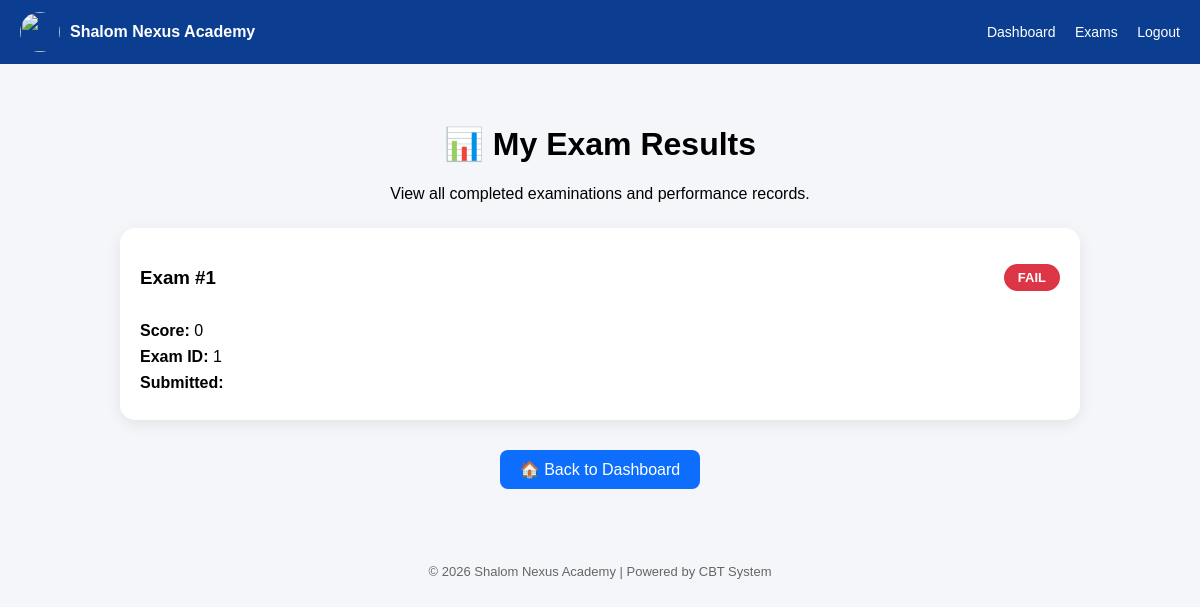
The page /results (signed in) on the database its author committed.
### models.py (models this page shows)
class ExamSession(db.Model):
    id = db.Column(db.Integer, primary_key=True)
    user_id = db.Column(db.Integer, db.ForeignKey('user.id'))
    exam_id = db.Column(db.Integer, db.ForeignKey('exam.id'))
    start_time = db.Column(db.DateTime, default=datetime.utcnow)
    submitted = db.Column(db.Boolean, default=False)
    score = db.Column(db.Integer, default=0)
    session_token = db.Column(db.String(120), unique=True)
    last_activity = db.Column(db.DateTime, default=datetime.utcnow)

### app.py (the view)
@app.route("/results")
@login_required
def results():
    student_results = (
        ExamSession.query
        .filter_by(
            user_id=current_user.id,
            submitted=True
        )
        .order_by(ExamSession.id.desc())
        .all()
    )
    return render_template(
        "results.html",
        results=student_results
    )

### app.py (called while the page is built)
@login_manager.user_loader
def load_user(user_id):
    return User.query.get(int(user_id))

@app.before_request
def anti_cheat_guard():
    if current_user.is_authenticated:
        blocked_routes = []
        if request.endpoint in blocked_routes:
            return redirect(url_for("dashboard"))

### templates/results.html (shortened to what this page needs)
{% extends "base.html" %}
{% block content %}
<div class="results-container">
    <div class="results-header">
        <h1>📊 My Exam Results</h1>
        <p>View all completed examinations and performance records.</p>
    </div>
    {% if results %}
        <div class="results-grid">
            {% for result in results %}
            <div class="result-card">
                <div class="card-top">
                    <h3>Exam #{{ result.exam_id }}</h3>
                    {% if result.score >= 50 %}
                        <span class="badge pass">PASS</span>
                    {% else %}
                        <span class="badge fail">FAIL</span>
                    {% endif %}
                </div>
                <div class="result-body">
                    <p>
                        <strong>Score:</strong>
                        {{ result.score }}
                    </p>
                    <p>
                        <strong>Exam ID:</strong>
                        {{ result.exam_id }}
                    </p>
                    <p>
                        <strong>Submitted:</strong>
                    </p>
                </div>
            </div>
            {% endfor %}
        </div>
    {% endif %}
    <div style="margin-top:30px;text-align:center;">
        <a href="{{ url_for('dashboard') }}" class="btn">
            🏠 Back to Dashboard
        </a>
    </div>
</div>
{% endblock %}

### templates/base.html (style rules this page uses)
body { margin: 0; font-family: Arial, sans-serif; background: #f4f6f9; }
button, .btn { background: #0b3d91; color: white; padding: 10px 15px; border: none; border-radius: 6px; cursor: pointer; text-decoration: none; display: inline-block; }

### templates/results.html (style rules this page uses)
.results-container { max-width:1100px; margin:auto; padding:20px; }
.results-header { text-align:center; margin-bottom:25px; }
.results-grid { display:grid; grid-template-columns:repeat(auto-fit,minmax(300px,1fr)); gap:20px; }
.result-card { background:#fff; border-radius:15px; padding:20px; box-shadow:0 4px 15px rgba(0,0,0,.08); }
.card-top { display:flex; justify-content:space-between; align-items:center; margin-bottom:15px; }
.badge { padding:6px 14px; border-radius:20px; color:white; font-size:13px; font-weight:bold; }
.fail { background:#dc3545; }
.result-body p { margin:8px 0; }
.btn { display:inline-block; padding:10px 20px; background:#0d6efd; color:white; text-decoration:none; border-radius:8px; }

### rows shown on the page
ExamSession: exam_id "1", shows "FAIL", score "0"
